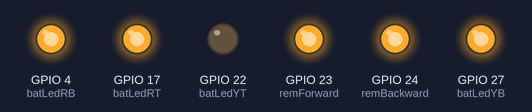
Bench run of a program on a simulated Raspberry Pi (BCM pin numbers). On the bench: output pins drawn as LEDs (lit = HIGH).

Above: at 0.12 s.
At 0.87 s:
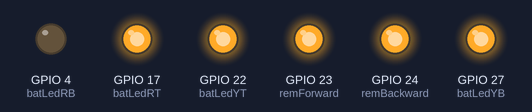
At 1.37 s:
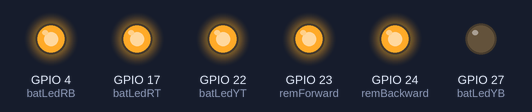
At 2.62 s:
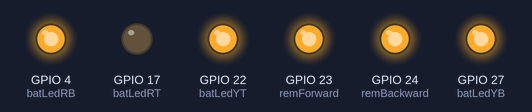
Timing chart, 0 to 3.0 s (numbered marks = the images above):
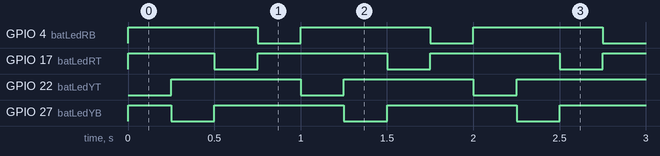

Measured:
- by itself, GPIO 4 (batLedRB), GPIO 17 (batLedRT), GPIO 22 (batLedYT), GPIO 27 (batLedYB): alternates HIGH for 0.75 s and LOW for 0.25 s
- by itself, everything shown: repeats every 1.0 s, in 4 steps

The program:

rc_gpio.py
```python
#!/usr/bin/python

import smbus
import time
import RPi.GPIO as GPIO

GPIO.setwarnings(False)

bus = smbus.SMBus(1)

DEVICE_ADDRESS = 0x04

remPower = 18
remForward = 23
remBackward = 24

batLedYT = 22
batLedYB = 27
batLedRT = 17
batLedRB = 4

GPIO.setmode(GPIO.BCM)
GPIO.setup(remPower, GPIO.OUT)
#GPIO.setup(remForward, GPIO.IN, pull_up_down = GPIO_PUD_UP)
#GPIO.output(remForward, 1)
GPIO.setup(remForward, GPIO.OUT, initial=1)
#GPIO.setup(remBackward, GPIO.IN, pull_up_down = GPIO_PUD_UP)
#GPIO.output(remBackward, 1)
GPIO.setup(remBackward, GPIO.OUT, initial=1)
GPIO.setup(batLedYT, GPIO.OUT, initial=1)
GPIO.setup(batLedYB, GPIO.OUT, initial=1)
GPIO.setup(batLedRT, GPIO.OUT, initial=1)
GPIO.setup(batLedRB, GPIO.OUT, initial=1)

#GPIO.cleanup()

try:
    while True:
        GPIO.output(batLedYT, 0)
        time.sleep(.250)
        GPIO.output(batLedYT, 1)
        GPIO.output(batLedYB, 0)
        time.sleep(.250)
        GPIO.output(batLedYB, 1)
        GPIO.output(batLedRT, 0)
        time.sleep(.250)
        GPIO.output(batLedRT, 1)
        GPIO.output(batLedRB, 0)
        time.sleep(.250)
        GPIO.output(batLedRB, 1)
#        var = input("Enter command (1 for help, 2-10): ")
#        if not var:
#            continue
#        if var == 1:
#            printMenu()
#        else:
except KeyboardInterrupt:
    pass
GPIO.output(batLedYT, 1)
GPIO.output(batLedYB, 1)
GPIO.output(batLedRT, 1)
GPIO.output(batLedRB, 1)
```
